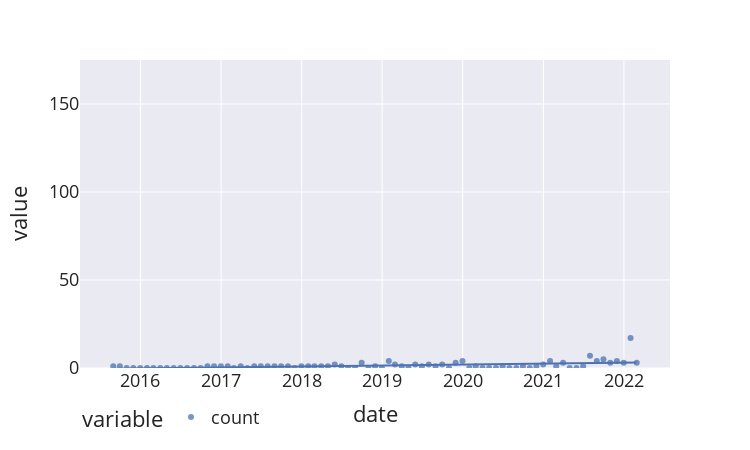

Notebook code cell kept with this figure:
### Code cell
import plotly.express as px

date_count = dates.resample("M").count()
date_count.index.name = 'date'
date_count.name = 'count'
fig = px.scatter(date_count, opacity=0.75,trendline='ols', template='seaborn')
# fig = px.scatter(all_data, y="PM2.5 Reading", x=factor_rename,opacity=0.33,trendline='ols',color_discrete_map=color_map)
fig.update_layout(height=450, width=750, font=dict(size=18), legend_orientation='h', yaxis_range=[0, 175])
fig.show()

# sns.lineplot(data = date_count)
